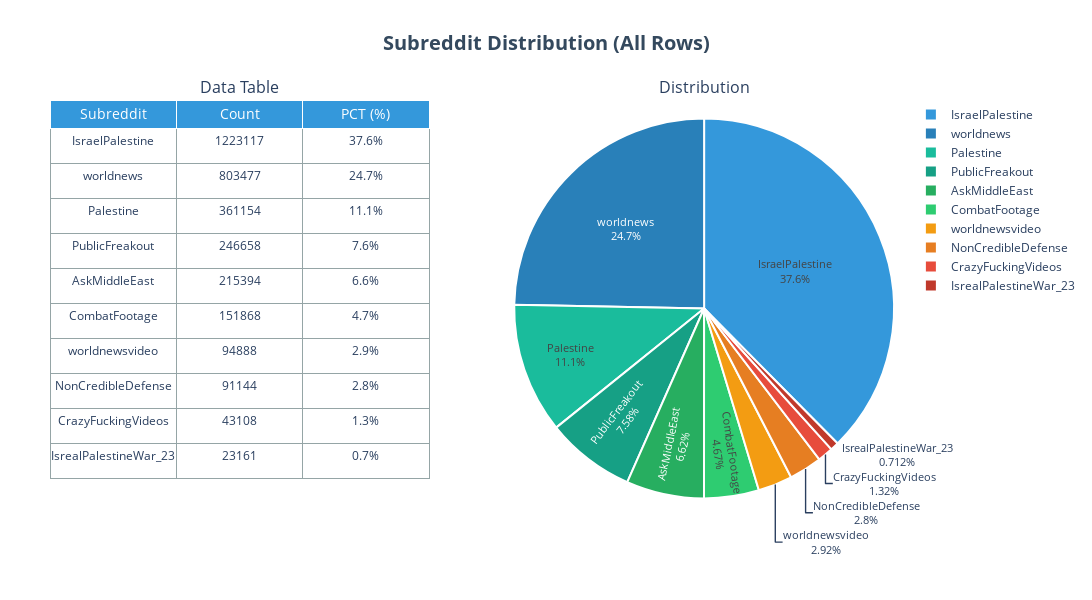

The notebook cell this image was saved under:
### Markdown cell above
### **Subreddit Distribution Analysis**

The chart below provides a dual view of subreddit activity to understand community 
concentration and participation patterns across the platform.

**Left panel (Data Table):** Shows the top 10 subreddits by comment volume with exact 
counts and percentages. This gives us precise numbers to identify which communities 
dominate the conversation and by what margin.

**Right panel (Distribution Pie):** Visualizes the same data as proportional slices, 
making it easy to spot concentration patterns at a glance. The color coding helps 
distinguish between communities and assess whether discussion is heavily skewed toward 
a few large subreddits or more evenly distributed.

**What we're looking for:**
- **Concentration risk:** Are 2-3 subreddits carrying most of the volume?
- **Community diversity:** How many subreddits contribute meaningfully to the dataset?
- **Platform bias:** Do the largest communities lean toward specific stances that might 
  skew aggregate analysis?

**Expected pattern:** We anticipate seeing high concentration in dedicated communities 
like `r/IsraelPalestine`, `r/Palestine`, and major news subreddits like `r/worldnews`, 
with a steep drop-off to smaller communities. This distribution will inform our 
sampling strategy and help us understand potential biases in platform-wide trends.

### Code cell
from plotly.subplots import make_subplots
import plotly.graph_objects as go
import plotly.express as px

subreddit_comments = df['subreddit'].value_counts().head(10)

# Create subplot layout
fig = make_subplots(
    rows=1, cols=2,
    specs=[[{"type": "table"}, {"type": "pie"}]],
    subplot_titles=["Data Table", "Distribution"],
    horizontal_spacing=0.1
)

# Prepare table data
table_data = subreddit_comments.reset_index()
table_data.columns = ['Subreddit', 'Count']

# Calculate percentages for table
percentages = (subreddit_comments / subreddit_comments.sum() * 100).round(1)

# Add enhanced table
fig.add_trace(go.Table(
    header=dict(
        values=['Subreddit', 'Count', 'PCT (%)'], 
        fill_color=PRIMARY_BLUE,
        font=dict(size=14, color='white'),
        align='center'
    ),
    cells=dict(
        values=[
            table_data['Subreddit'], 
            table_data['Count'],
            [f"{p}%" for p in percentages]
        ], 
        fill_color='white',
        font=dict(size=12),
        align='center',
        height=35,
        line_color=LIGHT_GREY
    )
), row=1, col=1)

# Use standard color palette for pie
colors = SUBREDDIT_COLORS[:len(subreddit_comments)]

# Add enhanced pie chart
fig.add_trace(go.Pie(
    labels=subreddit_comments.index,
    values=subreddit_comments.values,
    textinfo='label+percent',
    textfont_size=11,
    marker=dict(
        colors=colors,
        line=dict(color='white', width=2)
    ),
    hovertemplate='<b>%{label}</b><br>Count: %{value}<br>Percentage: %{percent}<extra></extra>'
), row=1, col=2)

# Enhanced layout
fig.update_layout(
    height=600, 
    width=1400,
    title=dict(
        text='<b>Subreddit Distribution (All Rows)</b>',
        x=0.5, 
        xanchor='center',
        font=dict(size=20, color=DARK_GREY)
    ),
    paper_bgcolor='white',
    plot_bgcolor='white',
    margin=dict(l=50, r=50, t=100, b=50)
)

fig.show()

### Figure 1 — Plotly figure (JSON) as saved in the notebook; plotly's stock layout.template omitted (floating-point values rounded to 4 significant figures)
{"data": [{"cells": {"align": "center", "fill": {"color": "white"}, "font": {"size": 12}, "height": 35, "line": {"color": "#95a5a6"}, "values": [["IsraelPalestine", "worldnews", "Palestine", "PublicFreakout", "AskMiddleEast", "CombatFootage", "worldnewsvideo", "NonCredibleDefense", "CrazyFuckingVideos", "IsrealPalestineWar_23"], [1223117, 803477, 361154, 246658, 215394, 151868, 94888, 91144, 43108, 23161], ["37.6%", "24.7%", "11.1%", "7.6%", "6.6%", "4.7%", "2.9%", "2.8%", "1.3%", "0.7%"]]}, "domain": {"x": [0, 0.45], "y": [0, 1]}, "header": {"align": "center", "fill": {"color": "#3498db"}, "font": {"color": "white", "size": 14}, "values": ["Subreddit", "Count", "PCT (%)"]}, "type": "table"}, {"domain": {"x": [0.55, 1], "y": [0, 1]}, "hovertemplate": "<b>%{label}</b><br>Count: %{value}<br>Percentage: %{percent}<extra></extra>", "labels": ["IsraelPalestine", "worldnews", "Palestine", "PublicFreakout", "AskMiddleEast", "CombatFootage", "worldnewsvideo", "NonCredibleDefense", "CrazyFuckingVideos", "IsrealPalestineWar_23"], "marker": {"colors": ["#3498db", "#2980b9", "#1abc9c", "#16a085", "#27ae60", "#2ecc71", "#f39c12", "#e67e22", "#e74c3c", "#c0392b"], "line": {"color": "white", "width": 2}}, "textfont": {"size": 11}, "textinfo": "label+percent", "type": "pie", "values": [1223117, 803477, 361154, 246658, 215394, 151868, 94888, 91144, 43108, 23161]}], "layout": {"annotations": [{"font": {"size": 16}, "showarrow": false, "text": "Data Table", "x": 0.225, "xanchor": "center", "xref": "paper", "y": 1, "yanchor": "bottom", "yref": "paper"}, {"font": {"size": 16}, "showarrow": false, "text": "Distribution", "x": 0.775, "xanchor": "center", "xref": "paper", "y": 1, "yanchor": "bottom", "yref": "paper"}], "height": 600, "margin": {"b": 50, "l": 50, "r": 50, "t": 100}, "paper_bgcolor": "white", "plot_bgcolor": "white", "title": {"font": {"color": "#34495e", "size": 20}, "text": "<b>Subreddit Distribution (All Rows)</b>", "x": 0.5, "xanchor": "center"}, "width": 1400}}
